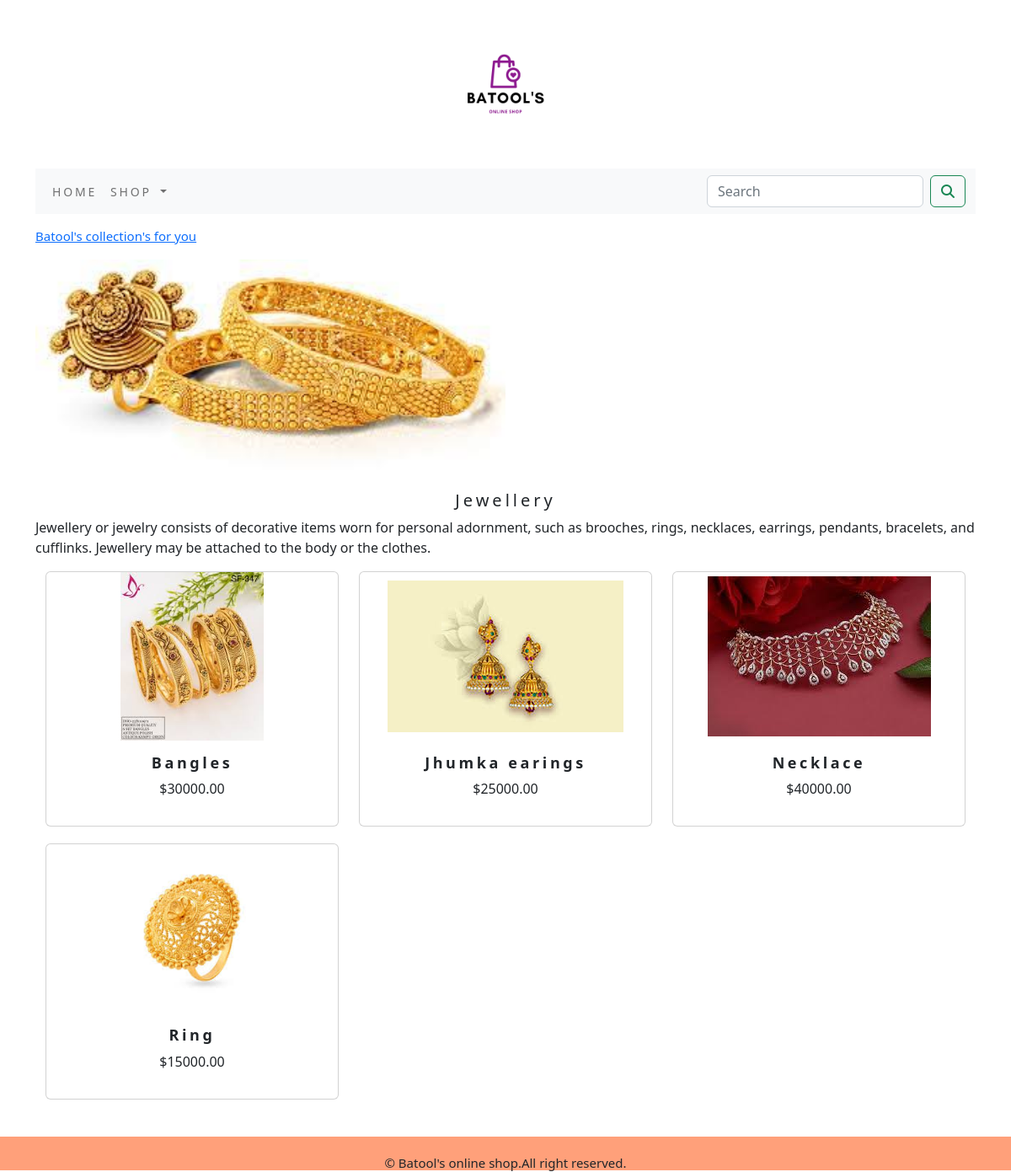
Screenshot of /shopapp/jewellery/ with the database file from the repository.
### shopapp/models.py (models this page shows, shortened)
class Category(models.Model):
    name=models.CharField(max_length=250,unique=True)
    slug=models.SlugField(max_length=250,unique=True)
    description=models.TextField(blank=True)
    image=models.ImageField(upload_to='category',blank=True)
    class Meta:
        ordering=('name',)
        verbose_name='category'
        verbose_name_plural='categories'
    def get_url(self):
        return reverse('shopapp:product_by_category',args=[self.slug,])

class Product(models.Model):
    name=models.CharField(max_length=250,unique=True)
    slug=models.SlugField(max_length=250,unique=True)
    description=models.TextField(blank=True)
    price=models.DecimalField(max_digits=10,decimal_places=2)
    category=models.ForeignKey(Category,on_delete=models.CASCADE)
    image=models.ImageField(upload_to='product',blank=True)
    stock=models.IntegerField()
    available=models.BooleanField(default=True)
    created=models.DateTimeField(auto_now_add=True)
    updated=models.DateTimeField(auto_now=True)
    def get_url(self):
        return reverse('shopapp:prodCatDetail',args=[self.category.slug,self.slug])
    class Meta:
        ordering=('name',)
        verbose_name='product'
        verbose_name_plural='products'

### shopapp/views.py (the view)
# urls.py: path('', views.allProdCat, name='allProdCat'),
def allProdCat(request, c_slug=None):
    c_page = None
    products_list = None
    if c_slug!= None:
        c_page = get_object_or_404(Category, slug=c_slug)
        products_list = Product.objects.all().filter(category=c_page, available=True)
    else:
        products_list = Product.objects.all().filter(available=True)
    paginator=Paginator(products_list,6)
    try:
        page=int(request.GET.get('page','1'))
    except:
        page=1
    try:
        products=paginator.page(page)
    except (EmptyPage,InvalidPage):
        products=paginator.page((paginator.num_pages))
    return render(request, "category.html", {'category': c_page, 'products': products})

### cart/context_processor.py (called while the page is built)
def counter(request):
    item_count=0
    if 'admin' in request.path:
        return {}
    else:
        try:
            cart=Cart.objects.filter(cart_id=_cart_id(request))
            cart_items=CartItems.objects.all().filter(cart=cart[:1])
            for cart_item in cart_items:
                item_count += cart_item.quantity
        except Cart.DoesNotExist:
            item_count=0
    return dict(item_count=item_count)

### cart/views.py (called while the page is built)
def _cart_id(requset):
    cart = requset.session.session_key
    if not cart:
        cart = requset.session.create()
    return cart

### shopapp/context_processors.py (called while the page is built)
def menu_links(request):
    links=Category.objects.all()
    return dict(links=links)

### template/category.html (shortened to what this page needs)
{% extends 'base.html' %}
    {% load static %}
{% block body %}
  {% if category %}
      <div>
        <div class="row my_row_class">
            <div class="mx_auto">
          <p><a href="{% url 'shopapp:allProdCat' %}">Batool's collection's for you</a></p>
        </div>
            </div>
      </div>
  {% endif %}
    <div class="mx_auto">
        {% if category %}
            <img class="my_image category_image" src="{{category.image.url}}" alt="{{category.name}}" >
    </div>
    <br>
        <div>
            <h1 class="text-center my_title" >{{category.name}}</h1>
            <p class="text-justify">{{category.description}}</p>
        </div>
        {% endif %}
            <div class="container">
                <div class="row mx_auto">
                    {% for product in products.object_list %}
                    <div class="my_bottom_margin col-9 col-sm-12 col-md-4 col-lg-4">
                    <div class="card text-center" style="min-width:18rem;">
                        <a href="{{product.get_url}}" ><img class="card-img-top my_image" src="{{product.image.url}}" alt="{{product.name}}" ></a>
                            <div class="card-body">
                            <h4 class="text-center"><b>{{product.name}}</b></h4>
                            <p class="text-center">${{product.price}}</p>
                            </div>
                            </div>
                        </div>
                {% endfor %}
                </div>
                <br>
</div>
{% endblock %}

### static/css/custom.css (style rules this page uses)
body { font-family: 'Josefin Sans', sans-serif; }
.my_row_class { padding-top:15px; }
.my_row_class .mx_auto { color:#000; font-size:15px; }
.my_image { width:100%; height:auto; }
.my_title { font-size:20px; text_transform:uppercase; letter-spacing:.2em; }
.my_bottom_margin { margin-bottom:20px; }
.card-body h4 { font-size:18px; text_transform:uppercase; letter-spacing:.2em; }
.card-img-top { width:200px; height:200px; object-fit:scale-down; }
.category_image { width:50%; height:250px; }

### rows the page displays
Category: image (picture), name "Jewellery", description "Jewellery or jewelry consists of decorative items worn for personal adornment, such as brooches, rings, necklaces, earrings, pendants, bracelets, and cufflinks. Jewellery may be attached to the body or the clothes."
Product: image (picture), name "Bangles", price "30000.00"
Product: image (picture), name "Jhumka earings", price "25000.00"
Product: image (picture), name "Necklace", price "40000.00"
Product: image (picture), name "Ring", price "15000.00"
